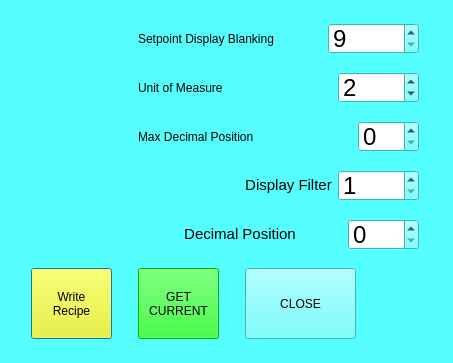
<?xml version="1.0" encoding="UTF-8"?>
<ui version="4.0">
 <class>rampoven_displayparClass</class>
 <widget class="QDialog" name="rampoven_displayparClass">
  <property name="geometry">
   <rect>
    <x>0</x>
    <y>0</y>
    <width>453</width>
    <height>363</height>
   </rect>
  </property>
  <property name="palette">
   <palette>
    <active>
     <colorrole role="WindowText">
      <brush brushstyle="SolidPattern">
       <color alpha="255">
        <red>0</red>
        <green>0</green>
        <blue>0</blue>
       </color>
      </brush>
     </colorrole>
     <colorrole role="Button">
      <brush brushstyle="SolidPattern">
       <color alpha="255">
        <red>85</red>
        <green>255</green>
        <blue>255</blue>
       </color>
      </brush>
     </colorrole>
     <colorrole role="Light">
      <brush brushstyle="SolidPattern">
       <color alpha="255">
        <red>213</red>
        <green>255</green>
        <blue>255</blue>
       </color>
      </brush>
     </colorrole>
     <colorrole role="Midlight">
      <brush brushstyle="SolidPattern">
       <color alpha="255">
        <red>149</red>
        <green>255</green>
        <blue>255</blue>
       </color>
      </brush>
     </colorrole>
     <colorrole role="Dark">
      <brush brushstyle="SolidPattern">
       <color alpha="255">
        <red>42</red>
        <green>127</green>
        <blue>127</blue>
       </color>
      </brush>
     </colorrole>
     <colorrole role="Mid">
      <brush brushstyle="SolidPattern">
       <color alpha="255">
        <red>56</red>
        <green>170</green>
        <blue>170</blue>
       </color>
      </brush>
     </colorrole>
     <colorrole role="Text">
      <brush brushstyle="SolidPattern">
       <color alpha="255">
        <red>0</red>
        <green>0</green>
        <blue>0</blue>
       </color>
      </brush>
     </colorrole>
     <colorrole role="BrightText">
      <brush brushstyle="SolidPattern">
       <color alpha="255">
        <red>255</red>
        <green>255</green>
        <blue>255</blue>
       </color>
      </brush>
     </colorrole>
     <colorrole role="ButtonText">
      <brush brushstyle="SolidPattern">
       <color alpha="255">
        <red>0</red>
        <green>0</green>
        <blue>0</blue>
       </color>
      </brush>
     </colorrole>
     <colorrole role="Base">
      <brush brushstyle="SolidPattern">
       <color alpha="255">
        <red>255</red>
        <green>255</green>
        <blue>255</blue>
       </color>
      </brush>
     </colorrole>
     <colorrole role="Window">
      <brush brushstyle="SolidPattern">
       <color alpha="255">
        <red>85</red>
        <green>255</green>
        <blue>255</blue>
       </color>
      </brush>
     </colorrole>
     <colorrole role="Shadow">
      <brush brushstyle="SolidPattern">
       <color alpha="255">
        <red>0</red>
        <green>0</green>
        <blue>0</blue>
       </color>
      </brush>
     </colorrole>
     <colorrole role="AlternateBase">
      <brush brushstyle="SolidPattern">
       <color alpha="255">
        <red>170</red>
        <green>255</green>
        <blue>255</blue>
       </color>
      </brush>
     </colorrole>
     <colorrole role="ToolTipBase">
      <brush brushstyle="SolidPattern">
       <color alpha="255">
        <red>255</red>
        <green>255</green>
        <blue>220</blue>
       </color>
      </brush>
     </colorrole>
     <colorrole role="ToolTipText">
      <brush brushstyle="SolidPattern">
       <color alpha="255">
        <red>0</red>
        <green>0</green>
        <blue>0</blue>
       </color>
      </brush>
     </colorrole>
    </active>
    <inactive>
     <colorrole role="WindowText">
      <brush brushstyle="SolidPattern">
       <color alpha="255">
        <red>0</red>
        <green>0</green>
        <blue>0</blue>
       </color>
      </brush>
     </colorrole>
     <colorrole role="Button">
      <brush brushstyle="SolidPattern">
       <color alpha="255">
        <red>85</red>
        <green>255</green>
        <blue>255</blue>
       </color>
      </brush>
     </colorrole>
     <colorrole role="Light">
      <brush brushstyle="SolidPattern">
       <color alpha="255">
        <red>213</red>
        <green>255</green>
        <blue>255</blue>
       </color>
      </brush>
     </colorrole>
     <colorrole role="Midlight">
      <brush brushstyle="SolidPattern">
       <color alpha="255">
        <red>149</red>
        <green>255</green>
        <blue>255</blue>
       </color>
      </brush>
     </colorrole>
     <colorrole role="Dark">
      <brush brushstyle="SolidPattern">
       <color alpha="255">
        <red>42</red>
        <green>127</green>
        <blue>127</blue>
       </color>
      </brush>
     </colorrole>
     <colorrole role="Mid">
      <brush brushstyle="SolidPattern">
       <color alpha="255">
        <red>56</red>
        <green>170</green>
        <blue>170</blue>
       </color>
      </brush>
     </colorrole>
     <colorrole role="Text">
      <brush brushstyle="SolidPattern">
       <color alpha="255">
        <red>0</red>
        <green>0</green>
        <blue>0</blue>
       </color>
      </brush>
     </colorrole>
     <colorrole role="BrightText">
      <brush brushstyle="SolidPattern">
       <color alpha="255">
        <red>255</red>
        <green>255</green>
        <blue>255</blue>
       </color>
      </brush>
     </colorrole>
     <colorrole role="ButtonText">
      <brush brushstyle="SolidPattern">
       <color alpha="255">
        <red>0</red>
        <green>0</green>
        <blue>0</blue>
       </color>
      </brush>
     </colorrole>
     <colorrole role="Base">
      <brush brushstyle="SolidPattern">
       <color alpha="255">
        <red>255</red>
        <green>255</green>
        <blue>255</blue>
       </color>
      </brush>
     </colorrole>
     <colorrole role="Window">
      <brush brushstyle="SolidPattern">
       <color alpha="255">
        <red>85</red>
        <green>255</green>
        <blue>255</blue>
       </color>
      </brush>
     </colorrole>
     <colorrole role="Shadow">
      <brush brushstyle="SolidPattern">
       <color alpha="255">
        <red>0</red>
        <green>0</green>
        <blue>0</blue>
       </color>
      </brush>
     </colorrole>
     <colorrole role="AlternateBase">
      <brush brushstyle="SolidPattern">
       <color alpha="255">
        <red>170</red>
        <green>255</green>
        <blue>255</blue>
       </color>
      </brush>
     </colorrole>
     <colorrole role="ToolTipBase">
      <brush brushstyle="SolidPattern">
       <color alpha="255">
        <red>255</red>
        <green>255</green>
        <blue>220</blue>
       </color>
      </brush>
     </colorrole>
     <colorrole role="ToolTipText">
      <brush brushstyle="SolidPattern">
       <color alpha="255">
        <red>0</red>
        <green>0</green>
        <blue>0</blue>
       </color>
      </brush>
     </colorrole>
    </inactive>
    <disabled>
     <colorrole role="WindowText">
      <brush brushstyle="SolidPattern">
       <color alpha="255">
        <red>42</red>
        <green>127</green>
        <blue>127</blue>
       </color>
      </brush>
     </colorrole>
     <colorrole role="Button">
      <brush brushstyle="SolidPattern">
       <color alpha="255">
        <red>85</red>
        <green>255</green>
        <blue>255</blue>
       </color>
      </brush>
     </colorrole>
     <colorrole role="Light">
      <brush brushstyle="SolidPattern">
       <color alpha="255">
        <red>213</red>
        <green>255</green>
        <blue>255</blue>
       </color>
      </brush>
     </colorrole>
     <colorrole role="Midlight">
      <brush brushstyle="SolidPattern">
       <color alpha="255">
        <red>149</red>
        <green>255</green>
        <blue>255</blue>
       </color>
      </brush>
     </colorrole>
     <colorrole role="Dark">
      <brush brushstyle="SolidPattern">
       <color alpha="255">
        <red>42</red>
        <green>127</green>
        <blue>127</blue>
       </color>
      </brush>
     </colorrole>
     <colorrole role="Mid">
      <brush brushstyle="SolidPattern">
       <color alpha="255">
        <red>56</red>
        <green>170</green>
        <blue>170</blue>
       </color>
      </brush>
     </colorrole>
     <colorrole role="Text">
      <brush brushstyle="SolidPattern">
       <color alpha="255">
        <red>42</red>
        <green>127</green>
        <blue>127</blue>
       </color>
      </brush>
     </colorrole>
     <colorrole role="BrightText">
      <brush brushstyle="SolidPattern">
       <color alpha="255">
        <red>255</red>
        <green>255</green>
        <blue>255</blue>
       </color>
      </brush>
     </colorrole>
     <colorrole role="ButtonText">
      <brush brushstyle="SolidPattern">
       <color alpha="255">
        <red>42</red>
        <green>127</green>
        <blue>127</blue>
       </color>
      </brush>
     </colorrole>
     <colorrole role="Base">
      <brush brushstyle="SolidPattern">
       <color alpha="255">
        <red>85</red>
        <green>255</green>
        <blue>255</blue>
       </color>
      </brush>
     </colorrole>
     <colorrole role="Window">
      <brush brushstyle="SolidPattern">
       <color alpha="255">
        <red>85</red>
        <green>255</green>
        <blue>255</blue>
       </color>
      </brush>
     </colorrole>
     <colorrole role="Shadow">
      <brush brushstyle="SolidPattern">
       <color alpha="255">
        <red>0</red>
        <green>0</green>
        <blue>0</blue>
       </color>
      </brush>
     </colorrole>
     <colorrole role="AlternateBase">
      <brush brushstyle="SolidPattern">
       <color alpha="255">
        <red>85</red>
        <green>255</green>
        <blue>255</blue>
       </color>
      </brush>
     </colorrole>
     <colorrole role="ToolTipBase">
      <brush brushstyle="SolidPattern">
       <color alpha="255">
        <red>255</red>
        <green>255</green>
        <blue>220</blue>
       </color>
      </brush>
     </colorrole>
     <colorrole role="ToolTipText">
      <brush brushstyle="SolidPattern">
       <color alpha="255">
        <red>0</red>
        <green>0</green>
        <blue>0</blue>
       </color>
      </brush>
     </colorrole>
    </disabled>
   </palette>
  </property>
  <property name="windowTitle">
   <string>rampoven_displaypar</string>
  </property>
  <layout class="QGridLayout" name="gridLayout_6">
   <item row="0" column="1" colspan="2">
    <layout class="QGridLayout" name="gridLayout">
     <item row="0" column="0">
      <widget class="QLabel" name="ro_Disply_par_Sdb_nameLabel">
       <property name="text">
        <string>Setpoint Display Blanking</string>
       </property>
      </widget>
     </item>
     <item row="0" column="1">
      <widget class="QDoubleSpinBox" name="ro_Disply_par_Sdb_SpinBox">
       <property name="minimumSize">
        <size>
         <width>91</width>
         <height>31</height>
        </size>
       </property>
       <property name="maximumSize">
        <size>
         <width>91</width>
         <height>31</height>
        </size>
       </property>
       <property name="font">
        <font>
         <pointsize>18</pointsize>
        </font>
       </property>
       <property name="decimals">
        <number>0</number>
       </property>
       <property name="minimum">
        <double>9.000000000000000</double>
       </property>
       <property name="maximum">
        <double>9999.000000000000000</double>
       </property>
       <property name="value">
        <double>9.000000000000000</double>
       </property>
      </widget>
     </item>
    </layout>
   </item>
   <item row="1" column="1" colspan="2">
    <layout class="QGridLayout" name="gridLayout_3">
     <item row="0" column="0">
      <widget class="QLabel" name="ro_Disply_par_Um_nameLabel">
       <property name="text">
        <string>Unit of Measure</string>
       </property>
      </widget>
     </item>
     <item row="0" column="1">
      <widget class="QDoubleSpinBox" name="ro_Disply_par_Um_SpinBox">
       <property name="minimumSize">
        <size>
         <width>81</width>
         <height>31</height>
        </size>
       </property>
       <property name="maximumSize">
        <size>
         <width>81</width>
         <height>31</height>
        </size>
       </property>
       <property name="font">
        <font>
         <pointsize>18</pointsize>
        </font>
       </property>
       <property name="decimals">
        <number>0</number>
       </property>
       <property name="minimum">
        <double>1.000000000000000</double>
       </property>
       <property name="maximum">
        <double>3.000000000000000</double>
       </property>
       <property name="value">
        <double>2.000000000000000</double>
       </property>
      </widget>
     </item>
    </layout>
   </item>
   <item row="2" column="1" colspan="2">
    <layout class="QGridLayout" name="gridLayout_2">
     <item row="0" column="0">
      <widget class="QLabel" name="ro_Disply_par_MaxDp_nameLabel">
       <property name="text">
        <string>Max Decimal Position</string>
       </property>
      </widget>
     </item>
     <item row="0" column="1">
      <widget class="QDoubleSpinBox" name="ro_Disply_par_MaxDp_SpinBox">
       <property name="minimumSize">
        <size>
         <width>61</width>
         <height>31</height>
        </size>
       </property>
       <property name="maximumSize">
        <size>
         <width>61</width>
         <height>31</height>
        </size>
       </property>
       <property name="font">
        <font>
         <pointsize>18</pointsize>
        </font>
       </property>
       <property name="decimals">
        <number>0</number>
       </property>
       <property name="maximum">
        <double>3.000000000000000</double>
       </property>
       <property name="value">
        <double>0.000000000000000</double>
       </property>
      </widget>
     </item>
    </layout>
   </item>
   <item row="3" column="2">
    <layout class="QGridLayout" name="gridLayout_4">
     <item row="0" column="0">
      <widget class="QLabel" name="ro_Disply_par_Df_nameLabel">
       <property name="text">
        <string>&lt;!DOCTYPE HTML PUBLIC &quot;-//W3C//DTD HTML 4.0//EN&quot; &quot;http://www.w3.org/TR/REC-html40/strict.dtd&quot;&gt;
&lt;html&gt;&lt;head&gt;&lt;meta name=&quot;qrichtext&quot; content=&quot;1&quot; /&gt;&lt;style type=&quot;text/css&quot;&gt;
p, li { white-space: pre-wrap; }
&lt;/style&gt;&lt;/head&gt;&lt;body style=&quot; font-family:'Ubuntu'; font-size:11pt; font-weight:400; font-style:normal;&quot;&gt;
&lt;table border=&quot;0&quot; style=&quot;-qt-table-type: root; margin-top:4px; margin-bottom:4px; margin-left:4px; margin-right:4px;&quot;&gt;
&lt;tr&gt;
&lt;td style=&quot;border: none;&quot;&gt;
&lt;p align=&quot;center&quot; style=&quot; margin-top:0px; margin-bottom:0px; margin-left:0px; margin-right:0px; -qt-block-indent:0; text-indent:0px;&quot;&gt;Display Filter&lt;/p&gt;&lt;/td&gt;&lt;/tr&gt;&lt;/table&gt;&lt;/body&gt;&lt;/html&gt;</string>
       </property>
      </widget>
     </item>
     <item row="0" column="1">
      <widget class="QDoubleSpinBox" name="ro_Disply_par_Df_SpinBox">
       <property name="minimumSize">
        <size>
         <width>81</width>
         <height>31</height>
        </size>
       </property>
       <property name="maximumSize">
        <size>
         <width>81</width>
         <height>31</height>
        </size>
       </property>
       <property name="font">
        <font>
         <pointsize>18</pointsize>
        </font>
       </property>
       <property name="decimals">
        <number>0</number>
       </property>
       <property name="minimum">
        <double>1.000000000000000</double>
       </property>
       <property name="maximum">
        <double>100.000000000000000</double>
       </property>
       <property name="value">
        <double>1.000000000000000</double>
       </property>
      </widget>
     </item>
    </layout>
   </item>
   <item row="4" column="1" colspan="2">
    <layout class="QGridLayout" name="gridLayout_5">
     <item row="0" column="0">
      <widget class="QLabel" name="ro_Disply_par_dp_nameLabel">
       <property name="text">
        <string>&lt;!DOCTYPE HTML PUBLIC &quot;-//W3C//DTD HTML 4.0//EN&quot; &quot;http://www.w3.org/TR/REC-html40/strict.dtd&quot;&gt;
&lt;html&gt;&lt;head&gt;&lt;meta name=&quot;qrichtext&quot; content=&quot;1&quot; /&gt;&lt;style type=&quot;text/css&quot;&gt;
p, li { white-space: pre-wrap; }
&lt;/style&gt;&lt;/head&gt;&lt;body style=&quot; font-family:'Ubuntu'; font-size:11pt; font-weight:400; font-style:normal;&quot;&gt;
&lt;table border=&quot;0&quot; style=&quot;-qt-table-type: root; margin-top:4px; margin-bottom:4px; margin-left:4px; margin-right:4px;&quot;&gt;
&lt;tr&gt;
&lt;td style=&quot;border: none;&quot;&gt;
&lt;p align=&quot;center&quot; style=&quot; margin-top:0px; margin-bottom:0px; margin-left:0px; margin-right:0px; -qt-block-indent:0; text-indent:0px;&quot;&gt;Decimal Position&lt;/p&gt;&lt;/td&gt;&lt;/tr&gt;&lt;/table&gt;&lt;/body&gt;&lt;/html&gt;</string>
       </property>
      </widget>
     </item>
     <item row="0" column="1">
      <widget class="QDoubleSpinBox" name="ro_Disply_par_dp_SpinBox">
       <property name="minimumSize">
        <size>
         <width>61</width>
         <height>31</height>
        </size>
       </property>
       <property name="maximumSize">
        <size>
         <width>71</width>
         <height>31</height>
        </size>
       </property>
       <property name="font">
        <font>
         <pointsize>18</pointsize>
        </font>
       </property>
       <property name="decimals">
        <number>0</number>
       </property>
       <property name="maximum">
        <double>1.000000000000000</double>
       </property>
       <property name="value">
        <double>0.000000000000000</double>
       </property>
      </widget>
     </item>
    </layout>
   </item>
   <item row="5" column="0">
    <widget class="QPushButton" name="ro_displayPar_writeCurrentButton">
     <property name="minimumSize">
      <size>
       <width>81</width>
       <height>71</height>
      </size>
     </property>
     <property name="maximumSize">
      <size>
       <width>81</width>
       <height>300</height>
      </size>
     </property>
     <property name="palette">
      <palette>
       <active>
        <colorrole role="WindowText">
         <brush brushstyle="SolidPattern">
          <color alpha="255">
           <red>0</red>
           <green>0</green>
           <blue>0</blue>
          </color>
         </brush>
        </colorrole>
        <colorrole role="Button">
         <brush brushstyle="SolidPattern">
          <color alpha="255">
           <red>255</red>
           <green>255</green>
           <blue>0</blue>
          </color>
         </brush>
        </colorrole>
        <colorrole role="Light">
         <brush brushstyle="SolidPattern">
          <color alpha="255">
           <red>255</red>
           <green>255</green>
           <blue>127</blue>
          </color>
         </brush>
        </colorrole>
        <colorrole role="Midlight">
         <brush brushstyle="SolidPattern">
          <color alpha="255">
           <red>255</red>
           <green>255</green>
           <blue>63</blue>
          </color>
         </brush>
        </colorrole>
        <colorrole role="Dark">
         <brush brushstyle="SolidPattern">
          <color alpha="255">
           <red>127</red>
           <green>127</green>
           <blue>0</blue>
          </color>
         </brush>
        </colorrole>
        <colorrole role="Mid">
         <brush brushstyle="SolidPattern">
          <color alpha="255">
           <red>170</red>
           <green>170</green>
           <blue>0</blue>
          </color>
         </brush>
        </colorrole>
        <colorrole role="Text">
         <brush brushstyle="SolidPattern">
          <color alpha="255">
           <red>0</red>
           <green>0</green>
           <blue>0</blue>
          </color>
         </brush>
        </colorrole>
        <colorrole role="BrightText">
         <brush brushstyle="SolidPattern">
          <color alpha="255">
           <red>255</red>
           <green>255</green>
           <blue>255</blue>
          </color>
         </brush>
        </colorrole>
        <colorrole role="ButtonText">
         <brush brushstyle="SolidPattern">
          <color alpha="255">
           <red>0</red>
           <green>0</green>
           <blue>0</blue>
          </color>
         </brush>
        </colorrole>
        <colorrole role="Base">
         <brush brushstyle="SolidPattern">
          <color alpha="255">
           <red>255</red>
           <green>255</green>
           <blue>255</blue>
          </color>
         </brush>
        </colorrole>
        <colorrole role="Window">
         <brush brushstyle="SolidPattern">
          <color alpha="255">
           <red>255</red>
           <green>255</green>
           <blue>0</blue>
          </color>
         </brush>
        </colorrole>
        <colorrole role="Shadow">
         <brush brushstyle="SolidPattern">
          <color alpha="255">
           <red>0</red>
           <green>0</green>
           <blue>0</blue>
          </color>
         </brush>
        </colorrole>
        <colorrole role="AlternateBase">
         <brush brushstyle="SolidPattern">
          <color alpha="255">
           <red>255</red>
           <green>255</green>
           <blue>127</blue>
          </color>
         </brush>
        </colorrole>
        <colorrole role="ToolTipBase">
         <brush brushstyle="SolidPattern">
          <color alpha="255">
           <red>255</red>
           <green>255</green>
           <blue>220</blue>
          </color>
         </brush>
        </colorrole>
        <colorrole role="ToolTipText">
         <brush brushstyle="SolidPattern">
          <color alpha="255">
           <red>0</red>
           <green>0</green>
           <blue>0</blue>
          </color>
         </brush>
        </colorrole>
       </active>
       <inactive>
        <colorrole role="WindowText">
         <brush brushstyle="SolidPattern">
          <color alpha="255">
           <red>0</red>
           <green>0</green>
           <blue>0</blue>
          </color>
         </brush>
        </colorrole>
        <colorrole role="Button">
         <brush brushstyle="SolidPattern">
          <color alpha="255">
           <red>255</red>
           <green>255</green>
           <blue>0</blue>
          </color>
         </brush>
        </colorrole>
        <colorrole role="Light">
         <brush brushstyle="SolidPattern">
          <color alpha="255">
           <red>255</red>
           <green>255</green>
           <blue>127</blue>
          </color>
         </brush>
        </colorrole>
        <colorrole role="Midlight">
         <brush brushstyle="SolidPattern">
          <color alpha="255">
           <red>255</red>
           <green>255</green>
           <blue>63</blue>
          </color>
         </brush>
        </colorrole>
        <colorrole role="Dark">
         <brush brushstyle="SolidPattern">
          <color alpha="255">
           <red>127</red>
           <green>127</green>
           <blue>0</blue>
          </color>
         </brush>
        </colorrole>
        <colorrole role="Mid">
         <brush brushstyle="SolidPattern">
          <color alpha="255">
           <red>170</red>
           <green>170</green>
           <blue>0</blue>
          </color>
         </brush>
        </colorrole>
        <colorrole role="Text">
         <brush brushstyle="SolidPattern">
          <color alpha="255">
           <red>0</red>
           <green>0</green>
           <blue>0</blue>
          </color>
         </brush>
        </colorrole>
        <colorrole role="BrightText">
         <brush brushstyle="SolidPattern">
          <color alpha="255">
           <red>255</red>
           <green>255</green>
           <blue>255</blue>
          </color>
         </brush>
        </colorrole>
        <colorrole role="ButtonText">
         <brush brushstyle="SolidPattern">
          <color alpha="255">
           <red>0</red>
           <green>0</green>
           <blue>0</blue>
          </color>
         </brush>
        </colorrole>
        <colorrole role="Base">
         <brush brushstyle="SolidPattern">
          <color alpha="255">
           <red>255</red>
           <green>255</green>
           <blue>255</blue>
          </color>
         </brush>
        </colorrole>
        <colorrole role="Window">
         <brush brushstyle="SolidPattern">
          <color alpha="255">
           <red>255</red>
           <green>255</green>
           <blue>0</blue>
          </color>
         </brush>
        </colorrole>
        <colorrole role="Shadow">
         <brush brushstyle="SolidPattern">
          <color alpha="255">
           <red>0</red>
           <green>0</green>
           <blue>0</blue>
          </color>
         </brush>
        </colorrole>
        <colorrole role="AlternateBase">
         <brush brushstyle="SolidPattern">
          <color alpha="255">
           <red>255</red>
           <green>255</green>
           <blue>127</blue>
          </color>
         </brush>
        </colorrole>
        <colorrole role="ToolTipBase">
         <brush brushstyle="SolidPattern">
          <color alpha="255">
           <red>255</red>
           <green>255</green>
           <blue>220</blue>
          </color>
         </brush>
        </colorrole>
        <colorrole role="ToolTipText">
         <brush brushstyle="SolidPattern">
          <color alpha="255">
           <red>0</red>
           <green>0</green>
           <blue>0</blue>
          </color>
         </brush>
        </colorrole>
       </inactive>
       <disabled>
        <colorrole role="WindowText">
         <brush brushstyle="SolidPattern">
          <color alpha="255">
           <red>127</red>
           <green>127</green>
           <blue>0</blue>
          </color>
         </brush>
        </colorrole>
        <colorrole role="Button">
         <brush brushstyle="SolidPattern">
          <color alpha="255">
           <red>255</red>
           <green>255</green>
           <blue>0</blue>
          </color>
         </brush>
        </colorrole>
        <colorrole role="Light">
         <brush brushstyle="SolidPattern">
          <color alpha="255">
           <red>255</red>
           <green>255</green>
           <blue>127</blue>
          </color>
         </brush>
        </colorrole>
        <colorrole role="Midlight">
         <brush brushstyle="SolidPattern">
          <color alpha="255">
           <red>255</red>
           <green>255</green>
           <blue>63</blue>
          </color>
         </brush>
        </colorrole>
        <colorrole role="Dark">
         <brush brushstyle="SolidPattern">
          <color alpha="255">
           <red>127</red>
           <green>127</green>
           <blue>0</blue>
          </color>
         </brush>
        </colorrole>
        <colorrole role="Mid">
         <brush brushstyle="SolidPattern">
          <color alpha="255">
           <red>170</red>
           <green>170</green>
           <blue>0</blue>
          </color>
         </brush>
        </colorrole>
        <colorrole role="Text">
         <brush brushstyle="SolidPattern">
          <color alpha="255">
           <red>127</red>
           <green>127</green>
           <blue>0</blue>
          </color>
         </brush>
        </colorrole>
        <colorrole role="BrightText">
         <brush brushstyle="SolidPattern">
          <color alpha="255">
           <red>255</red>
           <green>255</green>
           <blue>255</blue>
          </color>
         </brush>
        </colorrole>
        <colorrole role="ButtonText">
         <brush brushstyle="SolidPattern">
          <color alpha="255">
           <red>127</red>
           <green>127</green>
           <blue>0</blue>
          </color>
         </brush>
        </colorrole>
        <colorrole role="Base">
         <brush brushstyle="SolidPattern">
          <color alpha="255">
           <red>255</red>
           <green>255</green>
           <blue>0</blue>
          </color>
         </brush>
        </colorrole>
        <colorrole role="Window">
         <brush brushstyle="SolidPattern">
          <color alpha="255">
           <red>255</red>
           <green>255</green>
           <blue>0</blue>
          </color>
         </brush>
        </colorrole>
        <colorrole role="Shadow">
         <brush brushstyle="SolidPattern">
          <color alpha="255">
           <red>0</red>
           <green>0</green>
           <blue>0</blue>
          </color>
         </brush>
        </colorrole>
        <colorrole role="AlternateBase">
         <brush brushstyle="SolidPattern">
          <color alpha="255">
           <red>255</red>
           <green>255</green>
           <blue>0</blue>
          </color>
         </brush>
        </colorrole>
        <colorrole role="ToolTipBase">
         <brush brushstyle="SolidPattern">
          <color alpha="255">
           <red>255</red>
           <green>255</green>
           <blue>220</blue>
          </color>
         </brush>
        </colorrole>
        <colorrole role="ToolTipText">
         <brush brushstyle="SolidPattern">
          <color alpha="255">
           <red>0</red>
           <green>0</green>
           <blue>0</blue>
          </color>
         </brush>
        </colorrole>
       </disabled>
      </palette>
     </property>
     <property name="text">
      <string>Write
Recipe</string>
     </property>
    </widget>
   </item>
   <item row="5" column="1">
    <widget class="QPushButton" name="ro_displayPar_getCurrentButton">
     <property name="minimumSize">
      <size>
       <width>81</width>
       <height>71</height>
      </size>
     </property>
     <property name="maximumSize">
      <size>
       <width>81</width>
       <height>71</height>
      </size>
     </property>
     <property name="palette">
      <palette>
       <active>
        <colorrole role="WindowText">
         <brush brushstyle="SolidPattern">
          <color alpha="255">
           <red>0</red>
           <green>0</green>
           <blue>0</blue>
          </color>
         </brush>
        </colorrole>
        <colorrole role="Button">
         <brush brushstyle="SolidPattern">
          <color alpha="255">
           <red>0</red>
           <green>255</green>
           <blue>0</blue>
          </color>
         </brush>
        </colorrole>
        <colorrole role="Light">
         <brush brushstyle="SolidPattern">
          <color alpha="255">
           <red>127</red>
           <green>255</green>
           <blue>127</blue>
          </color>
         </brush>
        </colorrole>
        <colorrole role="Midlight">
         <brush brushstyle="SolidPattern">
          <color alpha="255">
           <red>63</red>
           <green>255</green>
           <blue>63</blue>
          </color>
         </brush>
        </colorrole>
        <colorrole role="Dark">
         <brush brushstyle="SolidPattern">
          <color alpha="255">
           <red>0</red>
           <green>127</green>
           <blue>0</blue>
          </color>
         </brush>
        </colorrole>
        <colorrole role="Mid">
         <brush brushstyle="SolidPattern">
          <color alpha="255">
           <red>0</red>
           <green>170</green>
           <blue>0</blue>
          </color>
         </brush>
        </colorrole>
        <colorrole role="Text">
         <brush brushstyle="SolidPattern">
          <color alpha="255">
           <red>0</red>
           <green>0</green>
           <blue>0</blue>
          </color>
         </brush>
        </colorrole>
        <colorrole role="BrightText">
         <brush brushstyle="SolidPattern">
          <color alpha="255">
           <red>255</red>
           <green>255</green>
           <blue>255</blue>
          </color>
         </brush>
        </colorrole>
        <colorrole role="ButtonText">
         <brush brushstyle="SolidPattern">
          <color alpha="255">
           <red>0</red>
           <green>0</green>
           <blue>0</blue>
          </color>
         </brush>
        </colorrole>
        <colorrole role="Base">
         <brush brushstyle="SolidPattern">
          <color alpha="255">
           <red>255</red>
           <green>255</green>
           <blue>255</blue>
          </color>
         </brush>
        </colorrole>
        <colorrole role="Window">
         <brush brushstyle="SolidPattern">
          <color alpha="255">
           <red>0</red>
           <green>255</green>
           <blue>0</blue>
          </color>
         </brush>
        </colorrole>
        <colorrole role="Shadow">
         <brush brushstyle="SolidPattern">
          <color alpha="255">
           <red>0</red>
           <green>0</green>
           <blue>0</blue>
          </color>
         </brush>
        </colorrole>
        <colorrole role="AlternateBase">
         <brush brushstyle="SolidPattern">
          <color alpha="255">
           <red>127</red>
           <green>255</green>
           <blue>127</blue>
          </color>
         </brush>
        </colorrole>
        <colorrole role="ToolTipBase">
         <brush brushstyle="SolidPattern">
          <color alpha="255">
           <red>255</red>
           <green>255</green>
           <blue>220</blue>
          </color>
         </brush>
        </colorrole>
        <colorrole role="ToolTipText">
         <brush brushstyle="SolidPattern">
          <color alpha="255">
           <red>0</red>
           <green>0</green>
           <blue>0</blue>
          </color>
         </brush>
        </colorrole>
       </active>
       <inactive>
        <colorrole role="WindowText">
         <brush brushstyle="SolidPattern">
          <color alpha="255">
           <red>0</red>
           <green>0</green>
           <blue>0</blue>
          </color>
         </brush>
        </colorrole>
        <colorrole role="Button">
         <brush brushstyle="SolidPattern">
          <color alpha="255">
           <red>0</red>
           <green>255</green>
           <blue>0</blue>
          </color>
         </brush>
        </colorrole>
        <colorrole role="Light">
         <brush brushstyle="SolidPattern">
          <color alpha="255">
           <red>127</red>
           <green>255</green>
           <blue>127</blue>
          </color>
         </brush>
        </colorrole>
        <colorrole role="Midlight">
         <brush brushstyle="SolidPattern">
          <color alpha="255">
           <red>63</red>
           <green>255</green>
           <blue>63</blue>
          </color>
         </brush>
        </colorrole>
        <colorrole role="Dark">
         <brush brushstyle="SolidPattern">
          <color alpha="255">
           <red>0</red>
           <green>127</green>
           <blue>0</blue>
          </color>
         </brush>
        </colorrole>
        <colorrole role="Mid">
         <brush brushstyle="SolidPattern">
          <color alpha="255">
           <red>0</red>
           <green>170</green>
           <blue>0</blue>
          </color>
         </brush>
        </colorrole>
        <colorrole role="Text">
         <brush brushstyle="SolidPattern">
          <color alpha="255">
           <red>0</red>
           <green>0</green>
           <blue>0</blue>
          </color>
         </brush>
        </colorrole>
        <colorrole role="BrightText">
         <brush brushstyle="SolidPattern">
          <color alpha="255">
           <red>255</red>
           <green>255</green>
           <blue>255</blue>
          </color>
         </brush>
        </colorrole>
        <colorrole role="ButtonText">
         <brush brushstyle="SolidPattern">
          <color alpha="255">
           <red>0</red>
           <green>0</green>
           <blue>0</blue>
          </color>
         </brush>
        </colorrole>
        <colorrole role="Base">
         <brush brushstyle="SolidPattern">
          <color alpha="255">
           <red>255</red>
           <green>255</green>
           <blue>255</blue>
          </color>
         </brush>
        </colorrole>
        <colorrole role="Window">
         <brush brushstyle="SolidPattern">
          <color alpha="255">
           <red>0</red>
           <green>255</green>
           <blue>0</blue>
          </color>
         </brush>
        </colorrole>
        <colorrole role="Shadow">
         <brush brushstyle="SolidPattern">
          <color alpha="255">
           <red>0</red>
           <green>0</green>
           <blue>0</blue>
          </color>
         </brush>
        </colorrole>
        <colorrole role="AlternateBase">
         <brush brushstyle="SolidPattern">
          <color alpha="255">
           <red>127</red>
           <green>255</green>
           <blue>127</blue>
          </color>
         </brush>
        </colorrole>
        <colorrole role="ToolTipBase">
         <brush brushstyle="SolidPattern">
          <color alpha="255">
           <red>255</red>
           <green>255</green>
           <blue>220</blue>
          </color>
         </brush>
        </colorrole>
        <colorrole role="ToolTipText">
         <brush brushstyle="SolidPattern">
          <color alpha="255">
           <red>0</red>
           <green>0</green>
           <blue>0</blue>
          </color>
         </brush>
        </colorrole>
       </inactive>
       <disabled>
        <colorrole role="WindowText">
         <brush brushstyle="SolidPattern">
          <color alpha="255">
           <red>0</red>
           <green>127</green>
           <blue>0</blue>
          </color>
         </brush>
        </colorrole>
        <colorrole role="Button">
         <brush brushstyle="SolidPattern">
          <color alpha="255">
           <red>0</red>
           <green>255</green>
           <blue>0</blue>
          </color>
         </brush>
        </colorrole>
        <colorrole role="Light">
         <brush brushstyle="SolidPattern">
          <color alpha="255">
           <red>127</red>
           <green>255</green>
           <blue>127</blue>
          </color>
         </brush>
        </colorrole>
        <colorrole role="Midlight">
         <brush brushstyle="SolidPattern">
          <color alpha="255">
           <red>63</red>
           <green>255</green>
           <blue>63</blue>
          </color>
         </brush>
        </colorrole>
        <colorrole role="Dark">
         <brush brushstyle="SolidPattern">
          <color alpha="255">
           <red>0</red>
           <green>127</green>
           <blue>0</blue>
          </color>
         </brush>
        </colorrole>
        <colorrole role="Mid">
         <brush brushstyle="SolidPattern">
          <color alpha="255">
           <red>0</red>
           <green>170</green>
           <blue>0</blue>
          </color>
         </brush>
        </colorrole>
        <colorrole role="Text">
         <brush brushstyle="SolidPattern">
          <color alpha="255">
           <red>0</red>
           <green>127</green>
           <blue>0</blue>
          </color>
         </brush>
        </colorrole>
        <colorrole role="BrightText">
         <brush brushstyle="SolidPattern">
          <color alpha="255">
           <red>255</red>
           <green>255</green>
           <blue>255</blue>
          </color>
         </brush>
        </colorrole>
        <colorrole role="ButtonText">
         <brush brushstyle="SolidPattern">
          <color alpha="255">
           <red>0</red>
           <green>127</green>
           <blue>0</blue>
          </color>
         </brush>
        </colorrole>
        <colorrole role="Base">
         <brush brushstyle="SolidPattern">
          <color alpha="255">
           <red>0</red>
           <green>255</green>
           <blue>0</blue>
          </color>
         </brush>
        </colorrole>
        <colorrole role="Window">
         <brush brushstyle="SolidPattern">
          <color alpha="255">
           <red>0</red>
           <green>255</green>
           <blue>0</blue>
          </color>
         </brush>
        </colorrole>
        <colorrole role="Shadow">
         <brush brushstyle="SolidPattern">
          <color alpha="255">
           <red>0</red>
           <green>0</green>
           <blue>0</blue>
          </color>
         </brush>
        </colorrole>
        <colorrole role="AlternateBase">
         <brush brushstyle="SolidPattern">
          <color alpha="255">
           <red>0</red>
           <green>255</green>
           <blue>0</blue>
          </color>
         </brush>
        </colorrole>
        <colorrole role="ToolTipBase">
         <brush brushstyle="SolidPattern">
          <color alpha="255">
           <red>255</red>
           <green>255</green>
           <blue>220</blue>
          </color>
         </brush>
        </colorrole>
        <colorrole role="ToolTipText">
         <brush brushstyle="SolidPattern">
          <color alpha="255">
           <red>0</red>
           <green>0</green>
           <blue>0</blue>
          </color>
         </brush>
        </colorrole>
       </disabled>
      </palette>
     </property>
     <property name="text">
      <string>GET
CURRENT</string>
     </property>
    </widget>
   </item>
   <item row="5" column="2">
    <widget class="QPushButton" name="closeButton">
     <property name="minimumSize">
      <size>
       <width>111</width>
       <height>71</height>
      </size>
     </property>
     <property name="maximumSize">
      <size>
       <width>111</width>
       <height>72</height>
      </size>
     </property>
     <property name="text">
      <string>CLOSE</string>
     </property>
    </widget>
   </item>
  </layout>
 </widget>
 <layoutdefault spacing="6" margin="11"/>
 <resources/>
 <connections>
  <connection>
   <sender>closeButton</sender>
   <signal>clicked()</signal>
   <receiver>rampoven_displayparClass</receiver>
   <slot>close()</slot>
   <hints>
    <hint type="sourcelabel">
     <x>362</x>
     <y>252</y>
    </hint>
    <hint type="destinationlabel">
     <x>380</x>
     <y>217</y>
    </hint>
   </hints>
  </connection>
  <connection>
   <sender>ro_displayPar_writeCurrentButton</sender>
   <signal>clicked()</signal>
   <receiver>rampoven_displayparClass</receiver>
   <slot>ro_disPar_write_recipe()</slot>
   <hints>
    <hint type="sourcelabel">
     <x>58</x>
     <y>237</y>
    </hint>
    <hint type="destinationlabel">
     <x>121</x>
     <y>191</y>
    </hint>
   </hints>
  </connection>
  <connection>
   <sender>ro_displayPar_getCurrentButton</sender>
   <signal>clicked()</signal>
   <receiver>rampoven_displayparClass</receiver>
   <slot>ro_dispPar_ReadZoneRampSoakParameters()</slot>
   <hints>
    <hint type="sourcelabel">
     <x>271</x>
     <y>219</y>
    </hint>
    <hint type="destinationlabel">
     <x>294</x>
     <y>185</y>
    </hint>
   </hints>
  </connection>
 </connections>
 <slots>
  <slot>ro_disPar_write_recipe()</slot>
  <slot>ro_dispPar_ReadZoneRampSoakParameters()</slot>
 </slots>
</ui>
